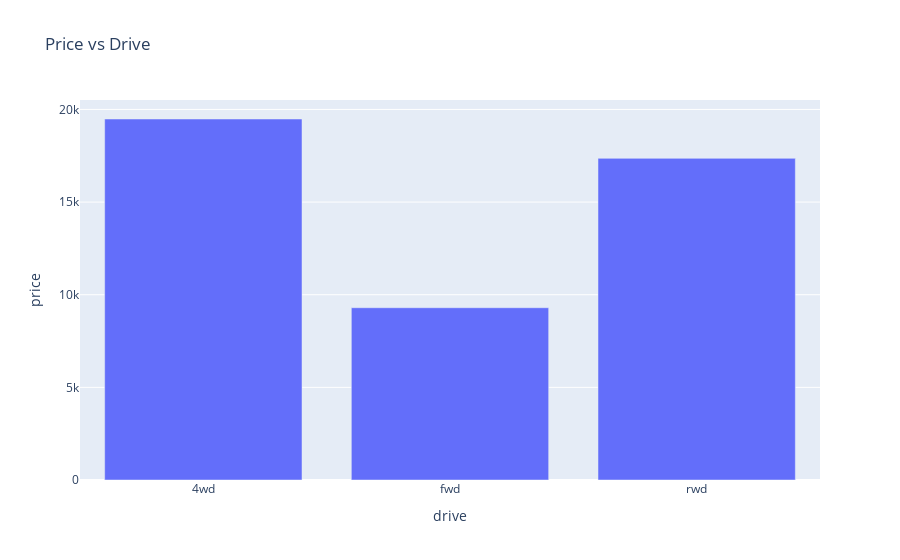

Notebook code for this chart:
### Code cell
#plt.bar(cars_price_vs_drive.index, cars_price_vs_drive["price"])
px.bar(cars_price_vs_drive, x = cars_price_vs_drive.index, y = "price", title = "Price vs Drive" )

### Figure 1 — Plotly figure (JSON) as saved in the notebook; plotly's stock layout.template omitted (floating-point values rounded to 4 significant figures)
{"data": [{"alignmentgroup": "True", "hovertemplate": "drive=%{x}<br>price=%{y}<extra></extra>", "legendgroup": "", "marker": {"color": "#636efa", "pattern": {"shape": ""}}, "name": "", "offsetgroup": "", "orientation": "v", "showlegend": false, "textposition": "auto", "type": "bar", "x": ["4wd", "fwd", "rwd"], "xaxis": "x", "y": [19480.0, 9298.0, 17360.0], "yaxis": "y"}], "layout": {"barmode": "relative", "legend": {"tracegroupgap": 0}, "title": {"text": "Price vs Drive"}, "xaxis": {"anchor": "y", "domain": [0, 1], "title": {"text": "drive"}}, "yaxis": {"anchor": "x", "domain": [0, 1], "title": {"text": "price"}}}}
